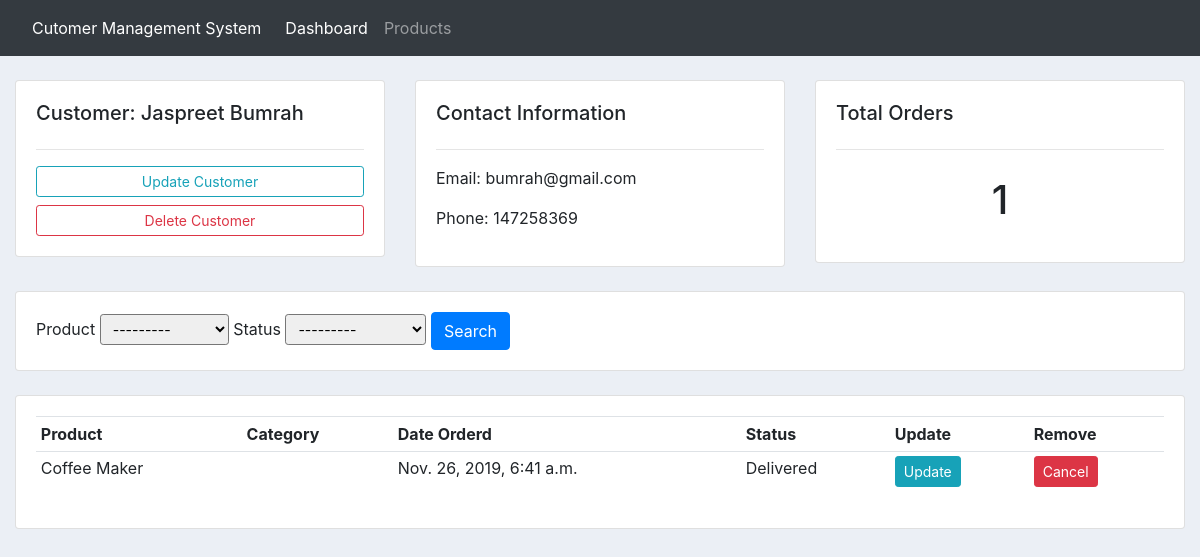
/customer/4/, run on the app's committed database.
### accounts/models.py (models this page shows, shortened)
class Customer(models.Model):
	name = models.CharField(max_length=200, null=True)
	phone = models.CharField(max_length=200, null=True)
	email = models.CharField(max_length=200, null=True)
	date_created = models.DateTimeField(auto_now_add=True, null=True, blank=True)

class Order(models.Model):
	STATUS = (
			('Pending', 'Pending'),
			('Out for delivery', 'Out for delivery'),
			('Delivered', 'Delivered'),
			)
	customer = models.ForeignKey(Customer, on_delete= models.SET_NULL, null=True)
	product = models.ForeignKey(Product, on_delete= models.SET_NULL, null=True)
	date_created = models.DateTimeField(auto_now_add=True, null=True, blank=True)
	status = models.CharField(max_length=200, null=True, choices=STATUS)

class Product(models.Model):
	CATEGORY = (
			('Indoor', 'Indoor'),
			('Out Door', 'Out Door'),
			)
	name = models.CharField(max_length=200, null=True)
	price = models.FloatField(null=True)
	category = models.CharField(max_length=200, null=True, choices=CATEGORY)
	description = models.TextField()
	date_created = models.DateTimeField(auto_now_add=True, null=True, blank=True)
	def __str__(self):
		return self.name

### accounts/views.py (the view)
# urls.py: path('customer/<str:pk>/', views.customer, name="customer"),
def customer(request, pk):
	customer = Customer.objects.get(id=pk)
	orders = customer.order_set.all()
	total_orders = orders.count()
	orderFilter = OrderFilter(request.GET, queryset=orders)
	orders = orderFilter.qs
	context = {'customer':customer, 'orders':orders, 'total_orders':total_orders,
	'filter':orderFilter}
	return render(request, 'accounts/customer.html', context)

### accounts/templates/accounts/customer.html
{% extends 'accounts/main_template.html' %}
{% block content %}
{% load widget_tweaks %}
<br>
<div class="row">
	<div class="col-md">
		<div class="card card-body">
			<h5>Customer: {{customer.name}}</h5>
			<hr>
			<a class="btn btn-outline-info  btn-sm btn-block" href="">Update Customer</a>
			<a class="btn btn-outline-danger  btn-sm btn-block" href="">Delete Customer</a>
		</div>
	</div>
	<div class="col-md">
		<div class="card card-body">
			<h5>Contact Information</h5>
			<hr>
			<p>Email:  {{customer.email}}</p>
			<p>Phone:  {{customer.phone}}</p>
		</div>
	</div>
	<div class="col-md">
		<div class="card card-body">
			<h5>Total Orders</h5>
			<hr>
			<h1 style="text-align: center;padding: 10px">{{total_orders}}</h1>
		</div>
	</div>
</div>
<br>
<div class="row">
	<div class="col">
		<div class="card card-body">
			<form method="get">
		    {% for field in filter.form %}
		    	{{field.label}}
		    	{{field|add_class:'form-control-sm'}}
		    {% endfor %}
		    <button class="btn btn-primary" type="submit">Search</button>
		  </form>
		</div>
	</div>
</div>
<br>
<div class="row">
	<div class="col-md">
		<div class="card card-body">
			<table class="table table-sm">
				<tr>
					<th>Product</th>
					<th>Category</th>
					<th>Date Orderd</th>
					<th>Status</th>
					<th>Update</th>
					<th>Remove</th>
				</tr>
				{% for order in orders %}
					<tr>
						<td>{{order.product}}</td>
						<td>{{order.category}}</td>
						<td>{{order.date_created}}</td>
						<td>{{order.status}}</td>
						<td><a class="btn btn-sm btn-info" href="{% url 'update_order' order.id %}">Update</a></td>
						<td><a class="btn btn-sm btn-danger" href="{% url 'delete_order' order.id %}">Cancel</a></td>
					</tr>
				{% endfor %}
			</table>
		</div>
	</div>
</div>
{% endblock content %}

### static/css/main.css (style rules this page uses)
body { background-color: #ebeff5; }

### data on the page
Customer: name "Jaspreet Bumrah", email "bumrah@gmail.com", phone "147258369"
Order: product "Coffee Maker", date_created "Nov. 26, 2019, 6:41 a.m.", status "Delivered"

### other printed values
{{ total_orders }} "1"
{{ field.label }} "Product" "Status"
